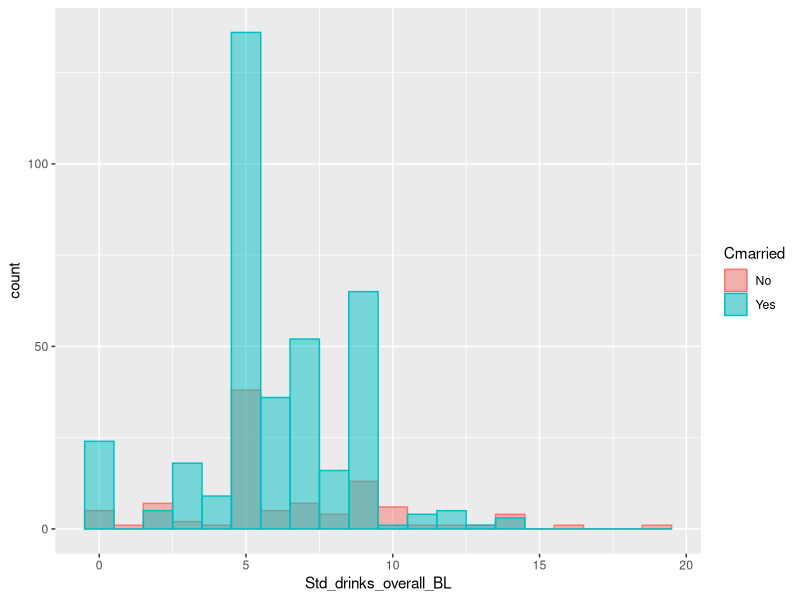

Source code (R):
## Multiple regression analysis for alcohol consumption

## daily drinks = b0 + b1marriage + b2number of kids + b3yearsworking  ??????


library(tidyverse)
library(foreign)
library(haven)
final_dt <- read_dta("Replication Data/Final_alcohol_main_data.dta")
# colnames(final_dt)
# which( colnames(final_dt)=="sober_dummy" )

## We want to look at the impact of marriage on the amount of alcohol consumed
## This could be done at any point in time for our weak analysis, so let's just do one of the first days
## AKA, day_in_study == 1

dt <- subset(final_dt, day_in_study == 1) ## all subjects day 1 of study
## Round number of drinks to whole numbers and do something like 10+ for last bar
dt$Rounded_Drinks <-round(dt$Std_drinks_overall_BL)
invisible(length(unique(dt[["married"]]))) ## this was 3, so let's get only married or unmarried
mdt <- subset(dt, married == 1) ## married subjects day 1 of study
nmdt <- subset(dt, married == 0) ## married subjects day 1 of study

##########
dt$Cmarried <- "Yes"
dt$Cmarried[dt$married == 0] <- "No"

p<-ggplot(dt, aes(x=Std_drinks_overall_BL, fill=Cmarried, color=Cmarried)) +
  geom_histogram(position="identity", alpha = 0.5, bins = 50, binwidth = 1)


## Now let's run a regression of marriage on standard drinks
# Compute the model
model <- lm(Rounded_Drinks ~ married, data = dt)
summary(model)$coef

model2 <- lm(Rounded_Drinks ~ married + work_years + num_children, data = dt)
summary(model2)$coef

## Now let's predict some more with the number of children a driver has, number of years worked as driver, age,
## education years, wife and he live together, effect of owning rickshaw
## Note, only men were in the study from what the paper said


